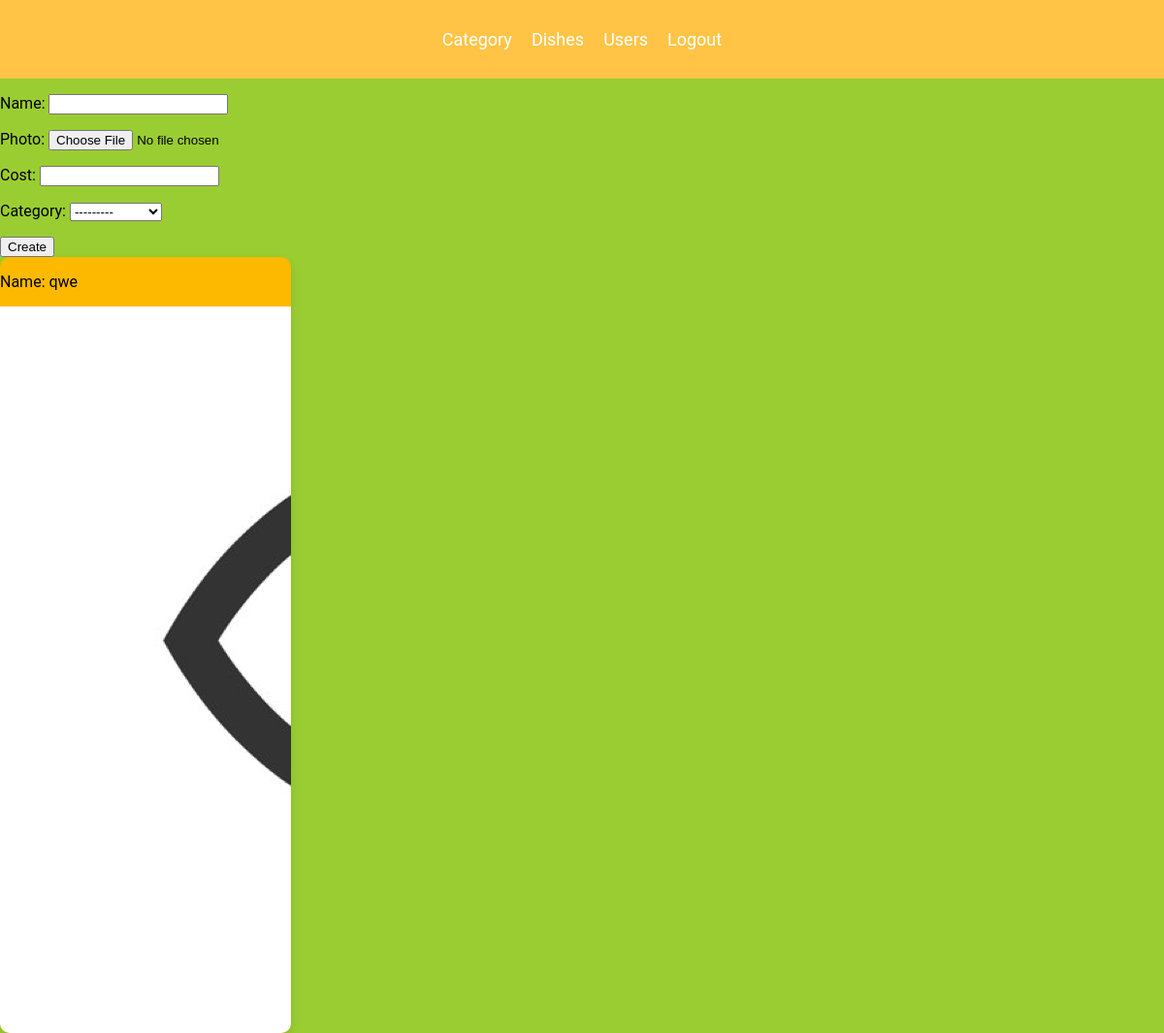
The page /dishes/ (signed in) on the database its author committed.
### app/models.py (models this page shows)
class Category(models.Model):
    name = models.CharField(max_length=100)
    def __str__(self):
        return self.name

class Dish(models.Model):
    name = models.CharField(max_length=100)
    photo = models.ImageField(upload_to='dishes')
    cost = models.PositiveIntegerField()
    category = models.ForeignKey(Category, on_delete=models.CASCADE)
    def __str__(self):
        return self.name

### app/views.py (the view, shortened to what this page needs)
# urls.py: path('dishes/', DishView.as_view(), name='dishes'),
@method_decorator(login_required(login_url='login'), name='dispatch')
class DishView(View):
    def get(self, request):
        ctx = {
            'dishes': Dish.objects.all(),
            'form': DishForm(),
        }
        return render(request, 'app/dishes_staff/dishes.html', ctx)

### app/forms.py
class DishForm(forms.ModelForm):
    class Meta:
        model = Dish
        fields = '__all__'

### app/templates/app/dishes_staff/dishes.html (shortened to what this page needs)
{% extends 'app/staff/staff.html' %}
{% block staff_content %}
<form action="" method="post" enctype="multipart/form-data">
    {{ form.as_p }}
    <button>Create</button>
</form>
<div class="container">
    <div class="dish">
    {% for dish in dishes %}
        <p>Name: {{ dish }}</p>
        <img src="{{ dish.photo.url }}">
    {% endfor %}
    </div>
</div>
{% endblock staff_content %}

### app/static/styles.css (style rules this page uses)
body { padding: 0; margin: 0; font-family: 'Roboto', sans-serif; background-color: yellowgreen; overflow-y: auto; }
.container { display: flex; height: 100vh; max-width: 1200px; margin: 0 auto; }
.dish { background-color: #fcb900; border-radius: 10px; box-shadow: 0 4px 10px rgba(0, 0, 0, 0.1); overflow: hidden; width: 300px; transition: transform 0.3s ease; position: relative; }

### rows shown on the page
Dish: name "qwe", photo (picture)
